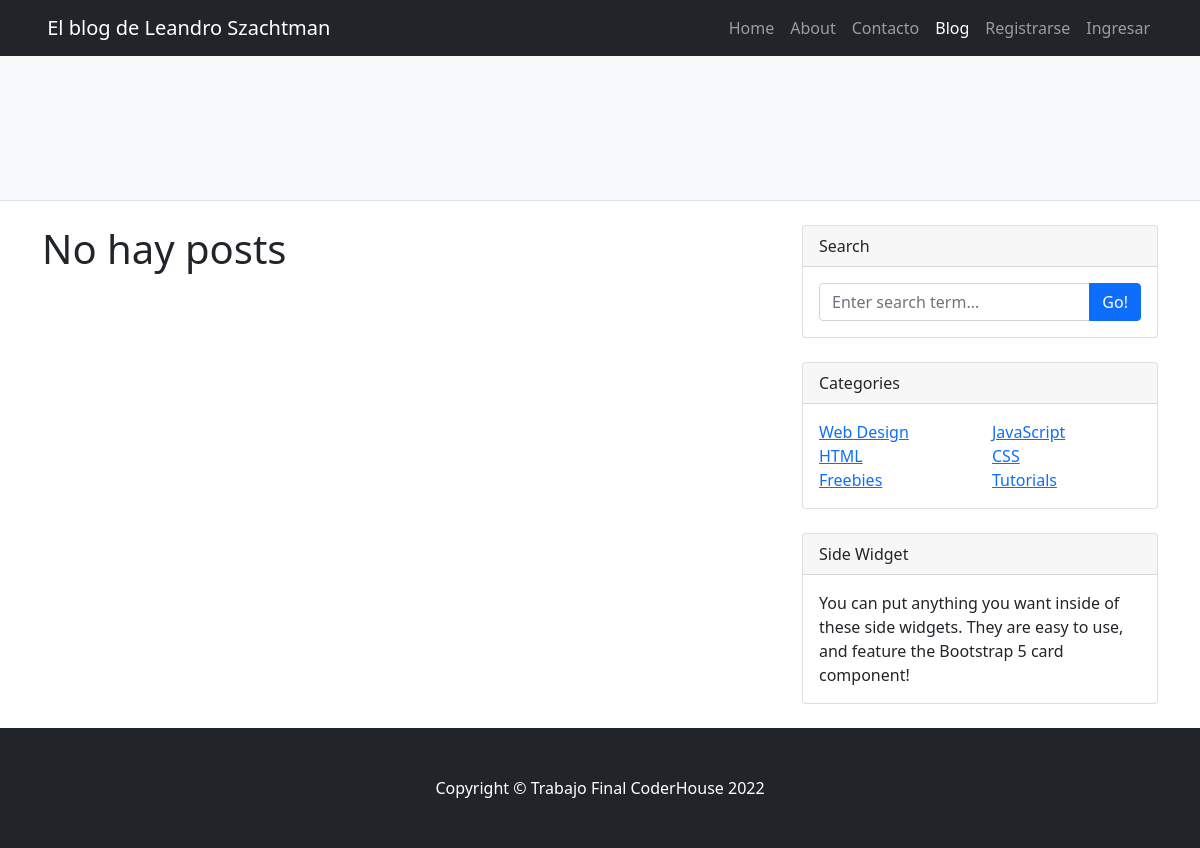
Before: / with the older database file.
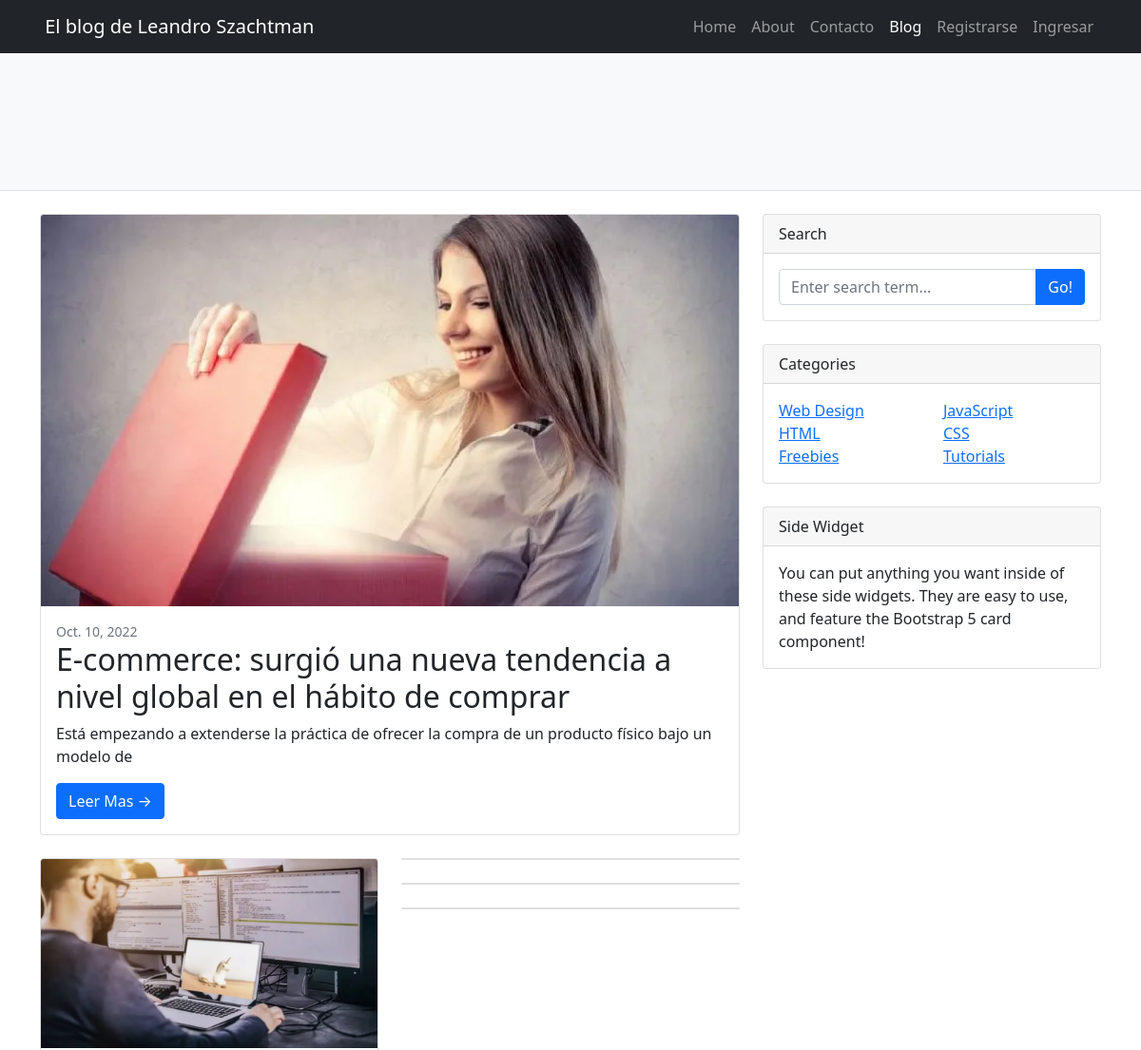
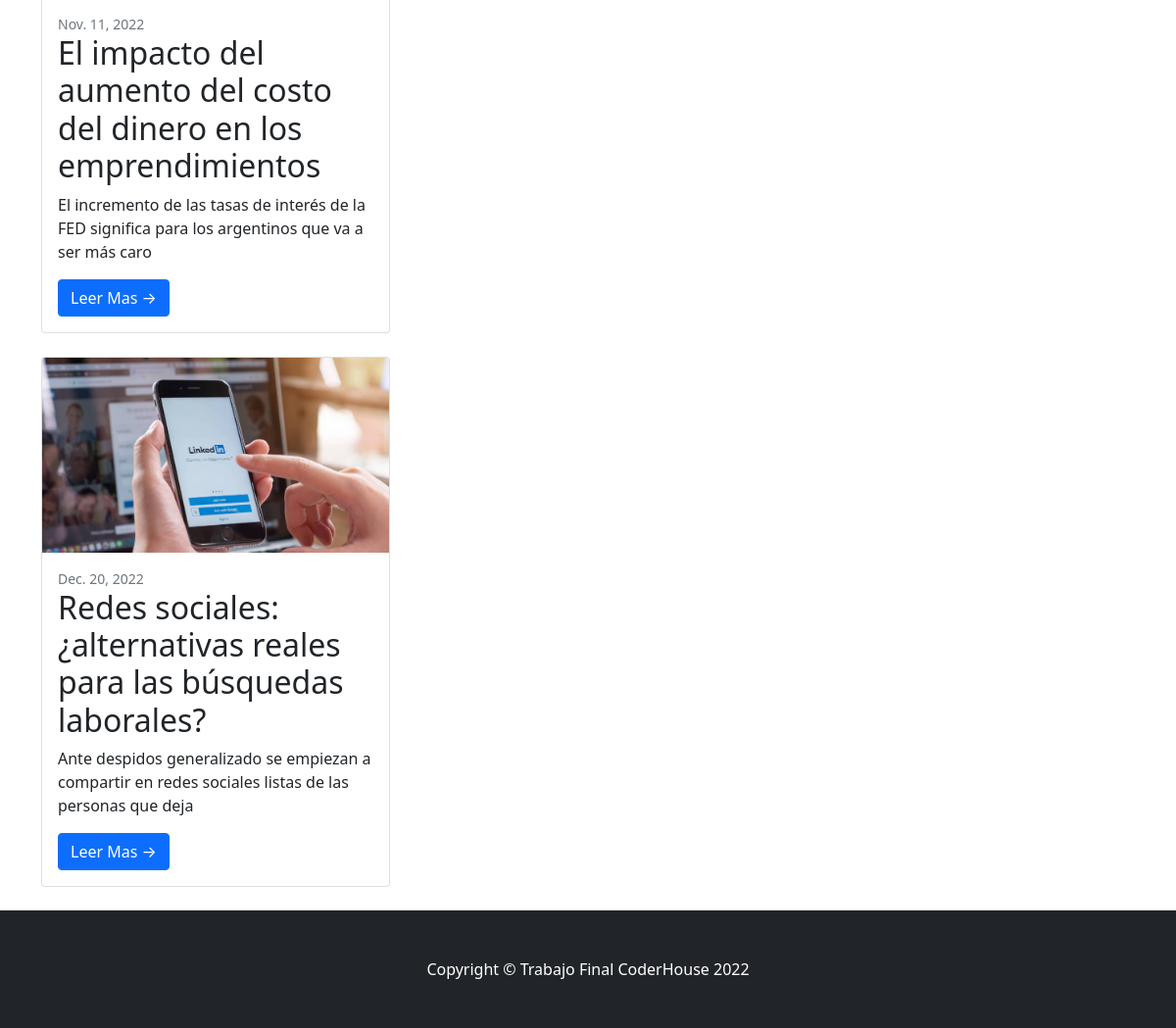
After: the same page with the newer database file (2 pictures, top to bottom).
### MiApp/models.py (models this page shows)
class Post(models.Model):
    titulo = models.CharField(max_length=100)
    sub_titulo = models.CharField(max_length=100)
    texto = models.TextField(max_length=3000)
    publicado_el = models.DateField()
    imagen = models.ImageField(upload_to="posts", null=True, blank=True)

### MiApp/views.py (the view)
# urls.py: path('', index, name="index"),
def index(request):
    posts = Post.objects.order_by("-id").all()
    return render(request, "index.html", {"posts": posts})

### MiApp/context_processors.py (called while the page is built)
def add_variable_to_context(request):
    web_site_setup = WebSiteSetup.objects.first()
    context = {}
    if web_site_setup:
        context = {
            "titulo_site": web_site_setup.titulo,
            "sub_titulo_site": web_site_setup.sub_titulo,
        }
    return context

### MiApp/templates/index.html (shortened to what this page needs)
{% extends 'base.html' %}
{% block contenido %}
<div class="container">
    <div class="row">
        <div class="col-lg-8">
        {% if posts %}
            <div class="card mb-4">
                {% if posts.0 %}
                <a href="#!"><img class="card-img-top" src="{{posts.0.imagen.url}}" alt="..." /></a>
                <div class="card-body">
                    <div class="small text-muted">{{posts.0.publicado_el}}</div>
                    <h2 class="card-title">{{posts.0.titulo}}</h2>
                    <p class="card-text">{{posts.0.sub_titulo}}</p>
                    <a class="btn btn-primary" href="{% url 'detalle' posts.0.id %}">Leer Mas →</a>
                </div>
                {% endif %}
            </div>
            <div class="row">
                <div class="col-lg-6">
                    <div class="card mb-4">
                        {% if posts.1 %}
                        <a href="#!"><img class="card-img-top" src="{{posts.1.imagen.url}}" alt="..." /></a>
                        <div class="card-body">
                            <div class="small text-muted">{{posts.1.publicado_el}}</div>
                            <h2 class="card-title">{{posts.1.titulo}}</h2>
                            <p class="card-text">{{posts.1.sub_titulo}}</p>
                            <a class="btn btn-primary" href="{% url 'detalle' posts.1.id %}">Leer Mas →</a>
                        </div>
                        {% endif %}
                    </div>
                    <div class="card mb-4">
                        {% if posts.2 %}
                        <a href="#!"><img class="card-img-top" src="{{posts.2.imagen.url}}" alt="..." /></a>
                        <div class="card-body">
                            <div class="small text-muted">{{posts.2.publicado_el}}</div>
                            <h2 class="card-title">{{posts.2.titulo}}</h2>
                            <p class="card-text">{{posts.2.sub_titulo}}</p>
                            <a class="btn btn-primary" href="{% url 'detalle' posts.2.id %}">Leer Mas →</a>
                        </div>
                        {% endif %}
                    </div>
                </div>
                <div class="col-lg-6">
                    <div class="card mb-4">
                    </div>
                    <div class="card mb-4">
                    </div>
                    <div class="card mb-4">
                    </div>
                </div>
            </div>
        {% else %}
            <h1>No hay posts</h1>
        {% endif %}
        </div>
        <div class="col-lg-4">
            <div class="card mb-4">
                <div class="card-header">Search</div>
                <div class="card-body">
                    <div class="input-group">
                        <input class="form-control" type="text" placeholder="Enter search term..." aria-label="Enter search term..." aria-describedby="button-search" />
                        <button class="btn btn-primary" id="button-search" type="button">Go!</button>
                    </div>
                </div>
            </div>
            <div class="card mb-4">
                <div class="card-header">Categories</div>
                <div class="card-body">
                    <div class="row">
                        <div class="col-sm-6">
                            <ul class="list-unstyled mb-0">
                                <li><a href="#!">Web Design</a></li>
                                <li><a href="#!">HTML</a></li>
                                <li><a href="#!">Freebies</a></li>
                            </ul>
                        </div>
                        <div class="col-sm-6">
                            <ul class="list-unstyled mb-0">
                                <li><a href="#!">JavaScript</a></li>
                                <li><a href="#!">CSS</a></li>
                                <li><a href="#!">Tutorials</a></li>
                            </ul>
                        </div>
                    </div>
                </div>
            </div>
            <div class="card mb-4">
                <div class="card-header">Side Widget</div>
                <div class="card-body">You can put anything you want inside of these side widgets. They are easy to use, and feature the Bootstrap 5 card component!</div>
            </div>
        </div>
    </div>
</div>
{% endblock %}

### MiApp/templates/base.html (shortened to what this page needs)
<!DOCTYPE html>
<html lang="en">
    <head>
        {% load static %}
        <link href="{% static 'css/styles.css' %}" rel="stylesheet" />
    </head>
    <body>
        <nav class="navbar navbar-expand-lg navbar-dark bg-dark">
            <div class="container">
                <a class="navbar-brand" href="{% url 'index' %}">
                    El blog de Leandro Szachtman
                </a>
                <div class="collapse navbar-collapse" id="navbarSupportedContent">
                    <ul class="navbar-nav ms-auto mb-2 mb-lg-0">
                        <li class="nav-item"><a class="nav-link" href="/">Home</a></li>
                        <li class="nav-item"><a class="nav-link" href="{% url 'about' %}">About</a></li>
                        <li class="nav-item"><a class="nav-link" href="{% url 'mensajes-crear' %}">Contacto</a></li>
                        <li class="nav-item"><a class="nav-link active" aria-current="page" href="#">Blog</a></li>
                        <li class="nav-item"><a class="nav-link" href="{% url 'signup' %}">Registrarse</a></li>
                        {% if user.is_authenticated %}
                            <li class="nav-item"><a class="nav-link" href="{% url 'listar' %}">Admin Blogs</a></li>
                            <li class="nav-item"><a class="nav-link" href="{% url 'logout' %}">Salir</a></li>
                        {% else %}
                            <li class="nav-item"><a class="nav-link" href="{% url 'login' %}">Ingresar</a></li>
                        {% endif %}
                    </ul>
                </div>
            </div>
        </nav>
        <header class="py-5 bg-light border-bottom mb-4">
        </header>
        {% block contenido %} {% endblock %}
        <footer class="py-5 bg-dark">
            <div class="container"><p class="m-0 text-center text-white">Copyright &copy; Trabajo Final CoderHouse 2022</p></div>
        </footer>
    </body>
</html>

Changed rows visible on the page:
added Post: imagen (picture), publicado_el "Oct. 10, 2022", titulo "E-commerce: surgió una nueva tendencia a nivel global en el hábito de comprar", sub_titulo "Está empezando a extenderse la práctica de ofrecer la compra de un producto físico bajo un modelo de"
added Post: imagen (picture), publicado_el "Nov. 11, 2022", titulo "El impacto del aumento del costo del dinero en los emprendimientos", sub_titulo "El incremento de las tasas de interés de la FED significa para los argentinos que va a ser más caro"
added Post: imagen (picture), publicado_el "Dec. 20, 2022", titulo "Redes sociales: ¿alternativas reales para las búsquedas laborales?", sub_titulo "Ante despidos generalizado se empiezan a compartir en redes sociales listas de las personas que deja"
Other visible differences:
text no longer shown: "No hay posts"
text now shown: "Leer Mas → Leer Mas → Leer Mas →"
